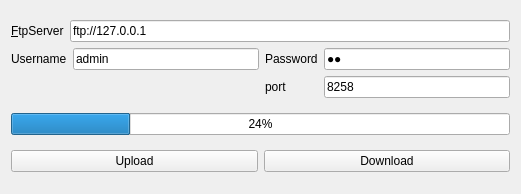
<?xml version="1.0" encoding="UTF-8"?>
<ui version="4.0">
 <class>MainWindow</class>
 <widget class="QMainWindow" name="MainWindow">
  <property name="geometry">
   <rect>
    <x>0</x>
    <y>0</y>
    <width>521</width>
    <height>194</height>
   </rect>
  </property>
  <property name="windowTitle">
   <string>FTP客户端</string>
  </property>
  <property name="windowIcon">
   <iconset>
    <normaloff>../../heart.ico</normaloff>../../heart.ico</iconset>
  </property>
  <property name="toolTipDuration">
   <number>-1</number>
  </property>
  <widget class="QWidget" name="centralWidget">
   <layout class="QGridLayout" name="gridLayout_2">
    <item row="1" column="0" colspan="2">
     <widget class="QProgressBar" name="progressBar">
      <property name="value">
       <number>24</number>
      </property>
     </widget>
    </item>
    <item row="0" column="0" colspan="2">
     <layout class="QGridLayout" name="gridLayout">
      <item row="0" column="0" colspan="4">
       <layout class="QHBoxLayout" name="horizontalLayout">
        <item>
         <widget class="QLabel" name="label_ftp">
          <property name="styleSheet">
           <string notr="true">font: 9pt &quot;Arial&quot;;</string>
          </property>
          <property name="text">
           <string>&amp;FtpServer</string>
          </property>
          <property name="buddy">
           <cstring>lineEdit_ftp</cstring>
          </property>
         </widget>
        </item>
        <item>
         <widget class="QLineEdit" name="lineEdit_ftp">
          <property name="styleSheet">
           <string notr="true">font: 10pt &quot;Arial&quot;;</string>
          </property>
          <property name="text">
           <string>ftp://127.0.0.1</string>
          </property>
         </widget>
        </item>
       </layout>
      </item>
      <item row="1" column="0">
       <widget class="QLabel" name="label_user">
        <property name="styleSheet">
         <string notr="true">font: 10pt &quot;Arial&quot;;</string>
        </property>
        <property name="text">
         <string>Username</string>
        </property>
       </widget>
      </item>
      <item row="1" column="1">
       <widget class="QLineEdit" name="lineEdit_user">
        <property name="enabled">
         <bool>true</bool>
        </property>
        <property name="styleSheet">
         <string notr="true">font: 10pt &quot;Arial&quot;;</string>
        </property>
        <property name="text">
         <string>admin</string>
        </property>
       </widget>
      </item>
      <item row="1" column="2">
       <widget class="QLabel" name="label_password">
        <property name="styleSheet">
         <string notr="true">font: 10pt &quot;Arial&quot;;</string>
        </property>
        <property name="text">
         <string>Password</string>
        </property>
       </widget>
      </item>
      <item row="1" column="3">
       <widget class="QLineEdit" name="lineEdit_password">
        <property name="enabled">
         <bool>true</bool>
        </property>
        <property name="text">
         <string>qt</string>
        </property>
        <property name="echoMode">
         <enum>QLineEdit::Password</enum>
        </property>
       </widget>
      </item>
      <item row="2" column="2">
       <widget class="QLabel" name="label_password_2">
        <property name="styleSheet">
         <string notr="true">font: 10pt &quot;Arial&quot;;</string>
        </property>
        <property name="text">
         <string>port</string>
        </property>
       </widget>
      </item>
      <item row="2" column="3">
       <widget class="QLineEdit" name="port">
        <property name="enabled">
         <bool>true</bool>
        </property>
        <property name="text">
         <string>8258</string>
        </property>
        <property name="echoMode">
         <enum>QLineEdit::Normal</enum>
        </property>
       </widget>
      </item>
     </layout>
    </item>
    <item row="2" column="0">
     <widget class="QPushButton" name="Btn_upload">
      <property name="styleSheet">
       <string notr="true">font: 10pt &quot;Arial&quot;;</string>
      </property>
      <property name="text">
       <string>Upload</string>
      </property>
     </widget>
    </item>
    <item row="2" column="1">
     <widget class="QPushButton" name="Btn_download">
      <property name="styleSheet">
       <string notr="true">font: 10pt &quot;Arial&quot;;</string>
      </property>
      <property name="text">
       <string>Download</string>
      </property>
     </widget>
    </item>
   </layout>
  </widget>
  <widget class="QMenuBar" name="menuBar">
   <property name="geometry">
    <rect>
     <x>0</x>
     <y>0</y>
     <width>521</width>
     <height>22</height>
    </rect>
   </property>
  </widget>
 </widget>
 <layoutdefault spacing="6" margin="11"/>
 <tabstops>
  <tabstop>lineEdit_ftp</tabstop>
  <tabstop>lineEdit_user</tabstop>
  <tabstop>lineEdit_password</tabstop>
  <tabstop>port</tabstop>
  <tabstop>Btn_upload</tabstop>
  <tabstop>Btn_download</tabstop>
 </tabstops>
 <resources/>
 <connections/>
</ui>
